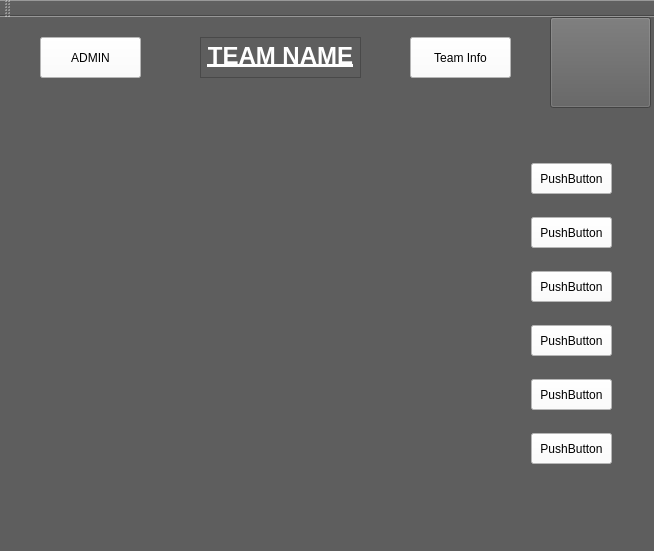
<?xml version="1.0" encoding="UTF-8"?>
<ui version="4.0">
 <class>MainWindow</class>
 <widget class="QMainWindow" name="MainWindow">
  <property name="enabled">
   <bool>true</bool>
  </property>
  <property name="geometry">
   <rect>
    <x>0</x>
    <y>0</y>
    <width>654</width>
    <height>551</height>
   </rect>
  </property>
  <property name="windowTitle">
   <string>MainWindow</string>
  </property>
  <property name="styleSheet">
   <string notr="true">background-color: rgb(94, 94, 94);</string>
  </property>
  <widget class="QWidget" name="centralWidget">
   <widget class="QStackedWidget" name="stackedWidget">
    <property name="geometry">
     <rect>
      <x>0</x>
      <y>90</y>
      <width>661</width>
      <height>411</height>
     </rect>
    </property>
    <property name="styleSheet">
     <string notr="true">background-color: qconicalgradient(cx:0, cy:0, angle:135, stop:0 rgba(0, 39, 255, 69), stop:0.346591 rgba(0, 158, 255, 69), stop:0.375 rgba(79, 0, 255, 69), stop:0.423533 rgba(0, 82, 255, 145), stop:0.449692 rgba(0, 82, 255, 208), stop:0.477273 rgba(71, 131, 255, 130), stop:0.579545 rgba(0, 18, 255, 130), stop:0.613636 rgba(0, 137, 255, 255), stop:0.625 rgba(0, 82, 255, 69), stop:0.732955 rgba(81, 71, 255, 130), stop:1 rgba(0, 50, 255, 69));</string>
    </property>
    <widget class="QWidget" name="HOME_PAGE">
     <widget class="QLabel" name="label">
      <property name="geometry">
       <rect>
        <x>0</x>
        <y>0</y>
        <width>511</width>
        <height>411</height>
       </rect>
      </property>
      <property name="autoFillBackground">
       <bool>false</bool>
      </property>
      <property name="styleSheet">
       <string notr="true">image: url(:/Europe.jpg);</string>
      </property>
      <property name="text">
       <string/>
      </property>
     </widget>
     <widget class="QPushButton" name="pushButton">
      <property name="geometry">
       <rect>
        <x>531</x>
        <y>56</y>
        <width>81</width>
        <height>31</height>
       </rect>
      </property>
      <property name="styleSheet">
       <string notr="true">background-color: rgb(255, 255, 255);</string>
      </property>
      <property name="text">
       <string>PushButton</string>
      </property>
     </widget>
     <widget class="QPushButton" name="pushButton_2">
      <property name="geometry">
       <rect>
        <x>531</x>
        <y>110</y>
        <width>81</width>
        <height>31</height>
       </rect>
      </property>
      <property name="styleSheet">
       <string notr="true">background-color: rgb(255, 255, 255);</string>
      </property>
      <property name="text">
       <string>PushButton</string>
      </property>
     </widget>
     <widget class="QPushButton" name="pushButton_3">
      <property name="geometry">
       <rect>
        <x>531</x>
        <y>164</y>
        <width>81</width>
        <height>31</height>
       </rect>
      </property>
      <property name="styleSheet">
       <string notr="true">background-color: rgb(255, 255, 255);</string>
      </property>
      <property name="text">
       <string>PushButton</string>
      </property>
     </widget>
     <widget class="QPushButton" name="pushButton_4">
      <property name="geometry">
       <rect>
        <x>531</x>
        <y>218</y>
        <width>81</width>
        <height>31</height>
       </rect>
      </property>
      <property name="styleSheet">
       <string notr="true">background-color: rgb(255, 255, 255);</string>
      </property>
      <property name="text">
       <string>PushButton</string>
      </property>
     </widget>
     <widget class="QPushButton" name="pushButton_5">
      <property name="geometry">
       <rect>
        <x>531</x>
        <y>272</y>
        <width>81</width>
        <height>31</height>
       </rect>
      </property>
      <property name="styleSheet">
       <string notr="true">background-color: rgb(255, 255, 255);</string>
      </property>
      <property name="text">
       <string>PushButton</string>
      </property>
     </widget>
     <widget class="QPushButton" name="pushButton_6">
      <property name="geometry">
       <rect>
        <x>531</x>
        <y>326</y>
        <width>81</width>
        <height>31</height>
       </rect>
      </property>
      <property name="styleSheet">
       <string notr="true">background-color: rgb(255, 255, 255);</string>
      </property>
      <property name="text">
       <string>PushButton</string>
      </property>
     </widget>
    </widget>
    <widget class="QWidget" name="page_2">
     <widget class="QPushButton" name="pushButton_7">
      <property name="geometry">
       <rect>
        <x>10</x>
        <y>10</y>
        <width>91</width>
        <height>41</height>
       </rect>
      </property>
      <property name="styleSheet">
       <string notr="true">background-color: rgb(255, 255, 255);</string>
      </property>
      <property name="text">
       <string>Display</string>
      </property>
     </widget>
     <widget class="QTableView" name="The_Menu">
      <property name="geometry">
       <rect>
        <x>160</x>
        <y>80</y>
        <width>401</width>
        <height>301</height>
       </rect>
      </property>
      <property name="styleSheet">
       <string notr="true">background-color: rgb(255, 255, 255);</string>
      </property>
      <attribute name="horizontalHeaderCascadingSectionResizes">
       <bool>false</bool>
      </attribute>
     </widget>
    </widget>
   </widget>
   <widget class="QPushButton" name="ADMIN_BUTTON">
    <property name="geometry">
     <rect>
      <x>40</x>
      <y>20</y>
      <width>101</width>
      <height>41</height>
     </rect>
    </property>
    <property name="styleSheet">
     <string notr="true">background-color: rgb(255, 255, 255);</string>
    </property>
    <property name="text">
     <string>ADMIN</string>
    </property>
   </widget>
   <widget class="QPushButton" name="TEAM_INFO_BUTTON">
    <property name="geometry">
     <rect>
      <x>410</x>
      <y>20</y>
      <width>101</width>
      <height>41</height>
     </rect>
    </property>
    <property name="styleSheet">
     <string notr="true">background-color: rgb(255, 255, 255);</string>
    </property>
    <property name="text">
     <string>Team Info</string>
    </property>
   </widget>
   <widget class="QPushButton" name="HOME_BUTTON">
    <property name="geometry">
     <rect>
      <x>550</x>
      <y>0</y>
      <width>101</width>
      <height>91</height>
     </rect>
    </property>
    <property name="styleSheet">
     <string notr="true">background-image: url(:/home.png);</string>
    </property>
    <property name="text">
     <string/>
    </property>
   </widget>
   <widget class="QTextBrowser" name="textBrowser">
    <property name="geometry">
     <rect>
      <x>200</x>
      <y>20</y>
      <width>161</width>
      <height>41</height>
     </rect>
    </property>
    <property name="styleSheet">
     <string notr="true">border-color: rgb(0, 0, 0);</string>
    </property>
    <property name="html">
     <string>&lt;!DOCTYPE HTML PUBLIC &quot;-//W3C//DTD HTML 4.0//EN&quot; &quot;http://www.w3.org/TR/REC-html40/strict.dtd&quot;&gt;
&lt;html&gt;&lt;head&gt;&lt;meta name=&quot;qrichtext&quot; content=&quot;1&quot; /&gt;&lt;style type=&quot;text/css&quot;&gt;
p, li { white-space: pre-wrap; }
&lt;/style&gt;&lt;/head&gt;&lt;body style=&quot; font-family:'MS Shell Dlg 2'; font-size:8.25pt; font-weight:400; font-style:normal;&quot;&gt;
&lt;p align=&quot;center&quot; style=&quot; margin-top:0px; margin-bottom:0px; margin-left:0px; margin-right:0px; -qt-block-indent:0; text-indent:0px;&quot;&gt;&lt;span style=&quot; font-size:18pt; font-weight:600; text-decoration: underline; color:#ffffff;&quot;&gt;TEAM NAME&lt;/span&gt;&lt;/p&gt;&lt;/body&gt;&lt;/html&gt;</string>
    </property>
   </widget>
  </widget>
  <widget class="QMenuBar" name="menuBar">
   <property name="geometry">
    <rect>
     <x>0</x>
     <y>0</y>
     <width>654</width>
     <height>21</height>
    </rect>
   </property>
  </widget>
  <widget class="QToolBar" name="mainToolBar">
   <attribute name="toolBarArea">
    <enum>TopToolBarArea</enum>
   </attribute>
   <attribute name="toolBarBreak">
    <bool>false</bool>
   </attribute>
  </widget>
  <widget class="QStatusBar" name="statusBar"/>
 </widget>
 <layoutdefault spacing="6" margin="11"/>
 <resources/>
 <connections/>
</ui>
